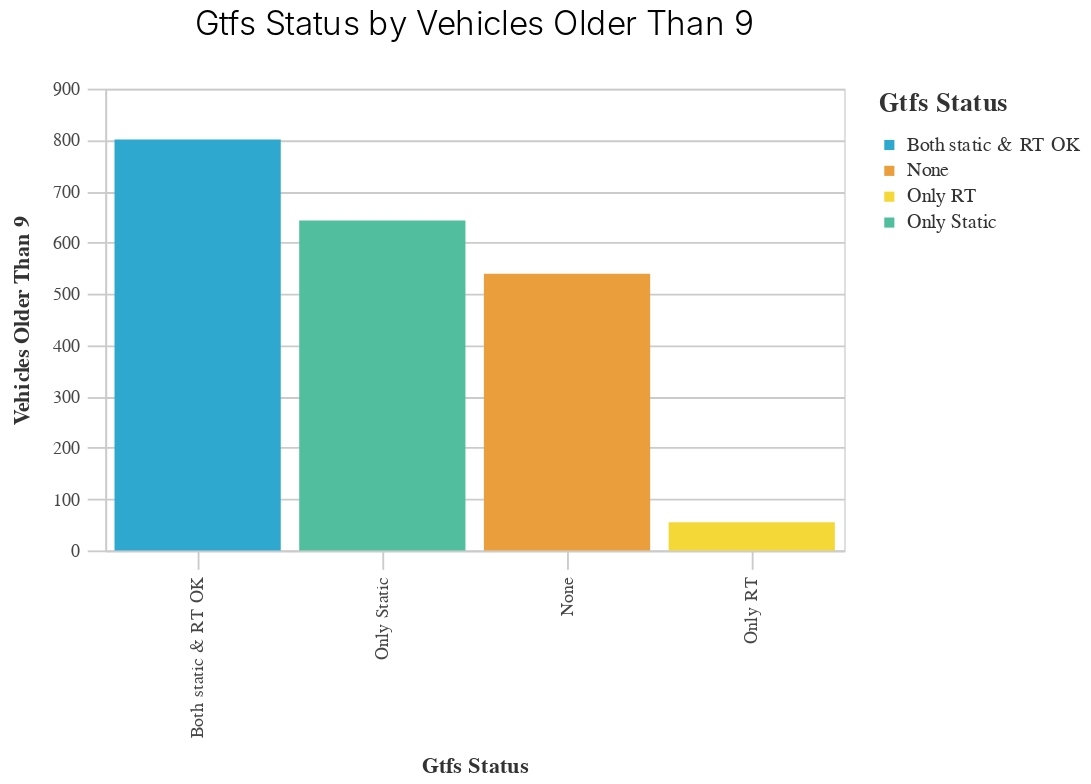
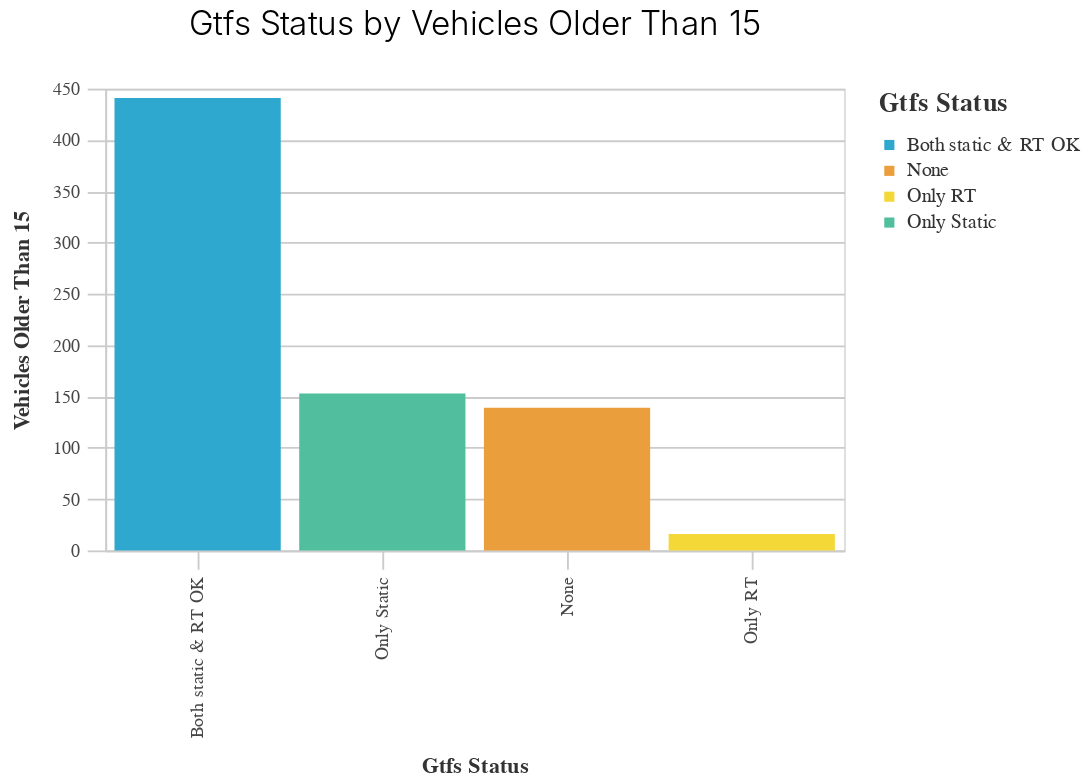
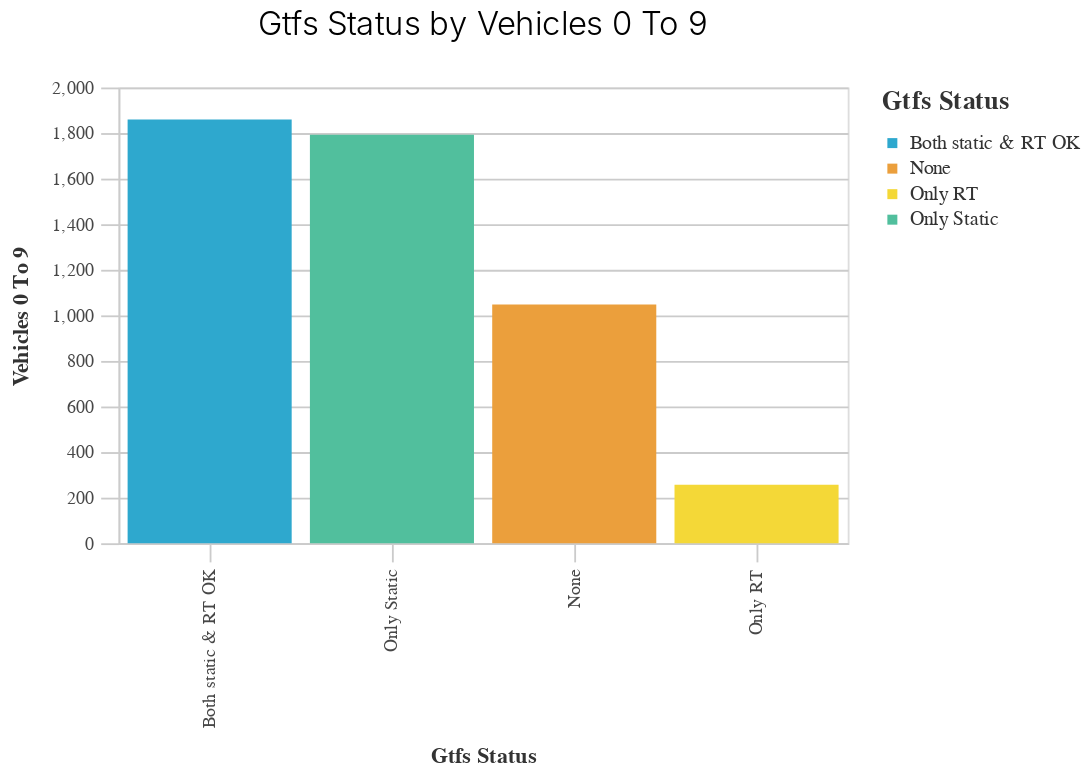
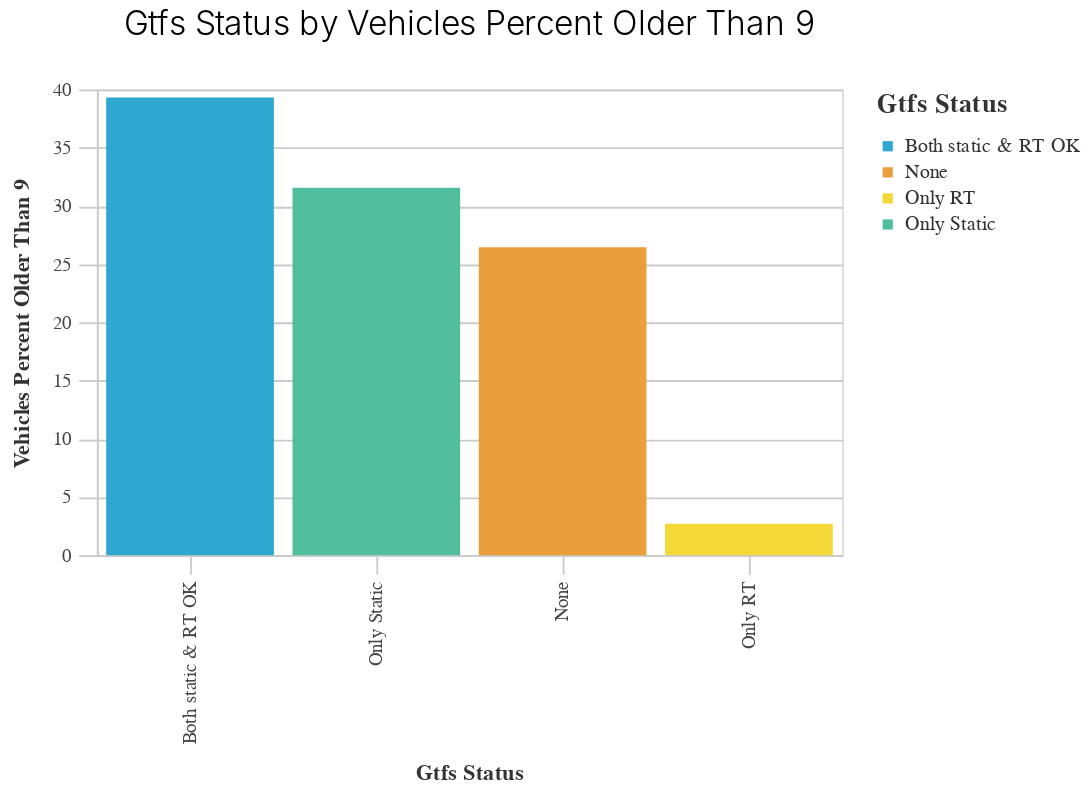

Here is the notebook cell these charts were saved with, in order:
### Code cell
GTFS_Fleet(vehicles_gtfs, 'GTFS_Status')

### Figure 1 — Vega-Lite specification as saved in the notebook (floating-point values rounded to 4 significant figures)
{"config": {"view": {"continuousWidth": 400, "continuousHeight": 300}, "axis": {"domainColor": "#cbcbcb", "grid": true, "gridColor": "#cbcbcb", "gridWidth": 1, "labelColor": "#474747", "labelFont": "Nunito Sans", "labelFontSize": 10, "labelPadding": 4, "tickColor": "#cbcbcb", "tickSize": 10, "titleColor": "#333", "titleFont": "Raleway", "titleFontSize": 12, "titlePadding": 10}, "axisBand": {"grid": false}, "background": "white", "font": "Raleway", "header": {"labelFont": "Nunito Sans", "titleFont": "Raleway"}, "legend": {"labelColor": "#333", "labelFont": "Nunito Sans", "labelFontSize": 11, "labelLimit": 0, "padding": 1, "symbolSize": 30, "symbolType": "square", "titleColor": "#333", "titleFont": "Raleway", "titleFontSize": 14, "titlePadding": 10}, "title": {"anchor": "middle", "font": "Raleway", "fontSize": 18, "fontWeight": 300, "offset": 20}}, "data": {"name": "data-9a29696d48af19b38ec5edfeae018655"}, "mark": "bar", "encoding": {"color": {"field": "GTFS_Status", "legend": {"title": "Gtfs Status"}, "scale": {"range": ["#2EA8CE", "#EB9F3C", "#F4D837", "#51BF9D", "#8CBCCB", "#9487C0"]}, "type": "nominal"}, "x": {"field": "GTFS_Status", "sort": "-y", "title": "Gtfs Status", "type": "nominal"}, "y": {"field": "vehicles_older_than_9", "title": "Vehicles Older Than 9", "type": "quantitative"}}, "height": 250, "title": "Gtfs Status by Vehicles Older Than 9", "width": 400, "$schema": "https://vega.github.io/schema/vega-lite/v4.17.0.json", "datasets": {"data-9a29696d48af19b38ec5edfeae018655": [{"GTFS_Status": "Both static & RT OK", "vehicles_older_than_9": 801.0}, {"GTFS_Status": "None", "vehicles_older_than_9": 539.0}, {"GTFS_Status": "Only RT", "vehicles_older_than_9": 55.0}, {"GTFS_Status": "Only Static", "vehicles_older_than_9": 643.0}]}}

### Figure 2 — Vega-Lite specification as saved in the notebook (floating-point values rounded to 4 significant figures)
{"config": {"view": {"continuousWidth": 400, "continuousHeight": 300}, "axis": {"domainColor": "#cbcbcb", "grid": true, "gridColor": "#cbcbcb", "gridWidth": 1, "labelColor": "#474747", "labelFont": "Nunito Sans", "labelFontSize": 10, "labelPadding": 4, "tickColor": "#cbcbcb", "tickSize": 10, "titleColor": "#333", "titleFont": "Raleway", "titleFontSize": 12, "titlePadding": 10}, "axisBand": {"grid": false}, "background": "white", "font": "Raleway", "header": {"labelFont": "Nunito Sans", "titleFont": "Raleway"}, "legend": {"labelColor": "#333", "labelFont": "Nunito Sans", "labelFontSize": 11, "labelLimit": 0, "padding": 1, "symbolSize": 30, "symbolType": "square", "titleColor": "#333", "titleFont": "Raleway", "titleFontSize": 14, "titlePadding": 10}, "title": {"anchor": "middle", "font": "Raleway", "fontSize": 18, "fontWeight": 300, "offset": 20}}, "data": {"name": "data-bd836a434fdd6e4985accbd9b84348ae"}, "mark": "bar", "encoding": {"color": {"field": "GTFS_Status", "legend": {"title": "Gtfs Status"}, "scale": {"range": ["#2EA8CE", "#EB9F3C", "#F4D837", "#51BF9D", "#8CBCCB", "#9487C0"]}, "type": "nominal"}, "x": {"field": "GTFS_Status", "sort": "-y", "title": "Gtfs Status", "type": "nominal"}, "y": {"field": "vehicles_older_than_15", "title": "Vehicles Older Than 15", "type": "quantitative"}}, "height": 250, "title": "Gtfs Status by Vehicles Older Than 15", "width": 400, "$schema": "https://vega.github.io/schema/vega-lite/v4.17.0.json", "datasets": {"data-bd836a434fdd6e4985accbd9b84348ae": [{"GTFS_Status": "Both static & RT OK", "vehicles_older_than_15": 441.0}, {"GTFS_Status": "None", "vehicles_older_than_15": 139.0}, {"GTFS_Status": "Only RT", "vehicles_older_than_15": 16.0}, {"GTFS_Status": "Only Static", "vehicles_older_than_15": 153.0}]}}

### Figure 3 — Vega-Lite specification as saved in the notebook (floating-point values rounded to 4 significant figures)
{"config": {"view": {"continuousWidth": 400, "continuousHeight": 300}, "axis": {"domainColor": "#cbcbcb", "grid": true, "gridColor": "#cbcbcb", "gridWidth": 1, "labelColor": "#474747", "labelFont": "Nunito Sans", "labelFontSize": 10, "labelPadding": 4, "tickColor": "#cbcbcb", "tickSize": 10, "titleColor": "#333", "titleFont": "Raleway", "titleFontSize": 12, "titlePadding": 10}, "axisBand": {"grid": false}, "background": "white", "font": "Raleway", "header": {"labelFont": "Nunito Sans", "titleFont": "Raleway"}, "legend": {"labelColor": "#333", "labelFont": "Nunito Sans", "labelFontSize": 11, "labelLimit": 0, "padding": 1, "symbolSize": 30, "symbolType": "square", "titleColor": "#333", "titleFont": "Raleway", "titleFontSize": 14, "titlePadding": 10}, "title": {"anchor": "middle", "font": "Raleway", "fontSize": 18, "fontWeight": 300, "offset": 20}}, "data": {"name": "data-070b4b2b44fb22515060b77b4a34c1da"}, "mark": "bar", "encoding": {"color": {"field": "GTFS_Status", "legend": {"title": "Gtfs Status"}, "scale": {"range": ["#2EA8CE", "#EB9F3C", "#F4D837", "#51BF9D", "#8CBCCB", "#9487C0"]}, "type": "nominal"}, "x": {"field": "GTFS_Status", "sort": "-y", "title": "Gtfs Status", "type": "nominal"}, "y": {"field": "vehicles_0_to_9", "title": "Vehicles 0 To 9", "type": "quantitative"}}, "height": 250, "title": "Gtfs Status by Vehicles 0 To 9", "width": 400, "$schema": "https://vega.github.io/schema/vega-lite/v4.17.0.json", "datasets": {"data-070b4b2b44fb22515060b77b4a34c1da": [{"GTFS_Status": "Both static & RT OK", "vehicles_0_to_9": 1860.0}, {"GTFS_Status": "None", "vehicles_0_to_9": 1048.0}, {"GTFS_Status": "Only RT", "vehicles_0_to_9": 257.0}, {"GTFS_Status": "Only Static", "vehicles_0_to_9": 1793.0}]}}

### Figure 4 — Vega-Lite specification as saved in the notebook (floating-point values rounded to 4 significant figures)
{"config": {"view": {"continuousWidth": 400, "continuousHeight": 300}, "axis": {"domainColor": "#cbcbcb", "grid": true, "gridColor": "#cbcbcb", "gridWidth": 1, "labelColor": "#474747", "labelFont": "Nunito Sans", "labelFontSize": 10, "labelPadding": 4, "tickColor": "#cbcbcb", "tickSize": 10, "titleColor": "#333", "titleFont": "Raleway", "titleFontSize": 12, "titlePadding": 10}, "axisBand": {"grid": false}, "background": "white", "font": "Raleway", "header": {"labelFont": "Nunito Sans", "titleFont": "Raleway"}, "legend": {"labelColor": "#333", "labelFont": "Nunito Sans", "labelFontSize": 11, "labelLimit": 0, "padding": 1, "symbolSize": 30, "symbolType": "square", "titleColor": "#333", "titleFont": "Raleway", "titleFontSize": 14, "titlePadding": 10}, "title": {"anchor": "middle", "font": "Raleway", "fontSize": 18, "fontWeight": 300, "offset": 20}}, "data": {"name": "data-ad0e7fe70c6a86f13fb27f696ede0929"}, "mark": "bar", "encoding": {"color": {"field": "GTFS_Status", "legend": {"title": "Gtfs Status"}, "scale": {"range": ["#2EA8CE", "#EB9F3C", "#F4D837", "#51BF9D", "#8CBCCB", "#9487C0"]}, "type": "nominal"}, "x": {"field": "GTFS_Status", "sort": "-y", "title": "Gtfs Status", "type": "nominal"}, "y": {"field": "vehicles_percent_older_than_9", "title": "Vehicles Percent Older Than 9", "type": "quantitative"}}, "height": 250, "title": "Gtfs Status by Vehicles Percent Older Than 9", "width": 400, "$schema": "https://vega.github.io/schema/vega-lite/v4.17.0.json", "datasets": {"data-ad0e7fe70c6a86f13fb27f696ede0929": [{"GTFS_Status": "Both static & RT OK", "vehicles_percent_older_than_9": 39.3}, {"GTFS_Status": "None", "vehicles_percent_older_than_9": 26.45}, {"GTFS_Status": "Only RT", "vehicles_percent_older_than_9": 2.699}, {"GTFS_Status": "Only Static", "vehicles_percent_older_than_9": 31.55}]}}
